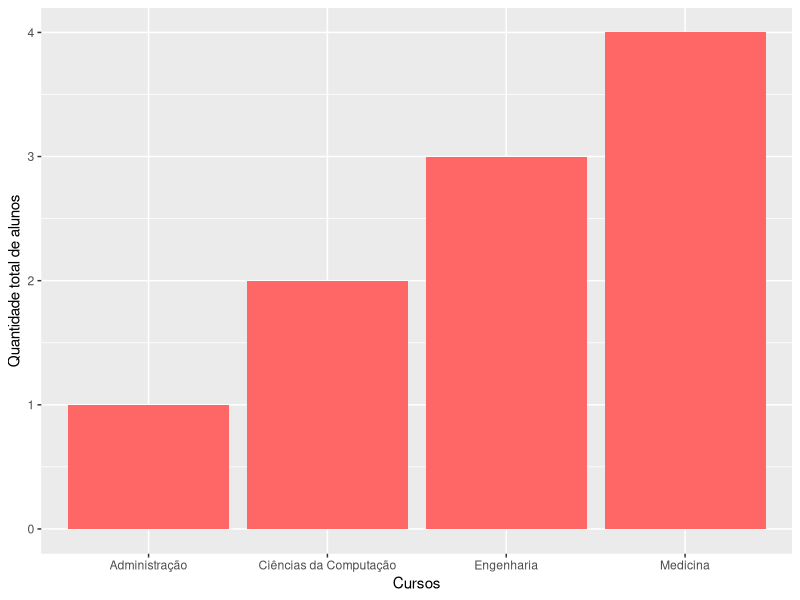

Source code (R):
# instalando a biblioteca GGPLOT 2 e tidyverse #
install.packages("ggplot2")
install.packages("tidyverse")

# https://www.r-graph-gallery.com/ggplot2-package.html #

# Carregando os pacotes para o ambiente R #
library(ggplot2)
library(tidyverse)
library(car)

# Criando um dataframe com informações de alunos #
alunos <- data.frame(
  "Nome" = c("Alice", "Bob", "Charlie", "Diana", "Eva", "Fernanda", "Gabriel", "Helen", "Ian", "Julia"),
  "Idade" = c(20, 22, 21, 23, 19, 24, 20, 22, 21, 23),
  "Qtd_Livros" = c(10, 5, 8, 12, 6, 15, 9, 7, 11, 13),
  "Faculdade" = c("Engenharia", "Ciências da Computação", "Medicina", "Medicina", "Administração",
                  "Engenharia", "Engenharia", "Medicina", "Medicina", "Ciências da Computação")
)

#########
# Histograma - Mesma cor #
ggplot(alunos, aes(x = Faculdade))+
  geom_bar(stat = "count", fill = "#ff6666")+
  xlab("Cursos")+
  ylab("Quantidade total de alunos")